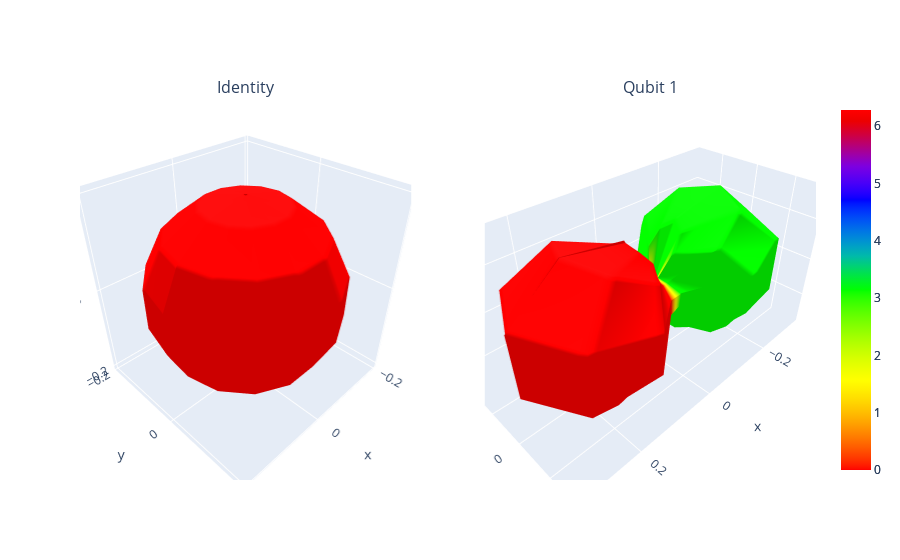

Write notebook code for a chart like this one.
### Code cell
# Target density matrix
rho = np.matrix([[0.5,0.5],[0.5,0.5]])

WQST1Q.WQST_1Q_runner(res_theta,circuits=circ_q,device=simulator,shots=8192,inter=1,rhoT=rho)
